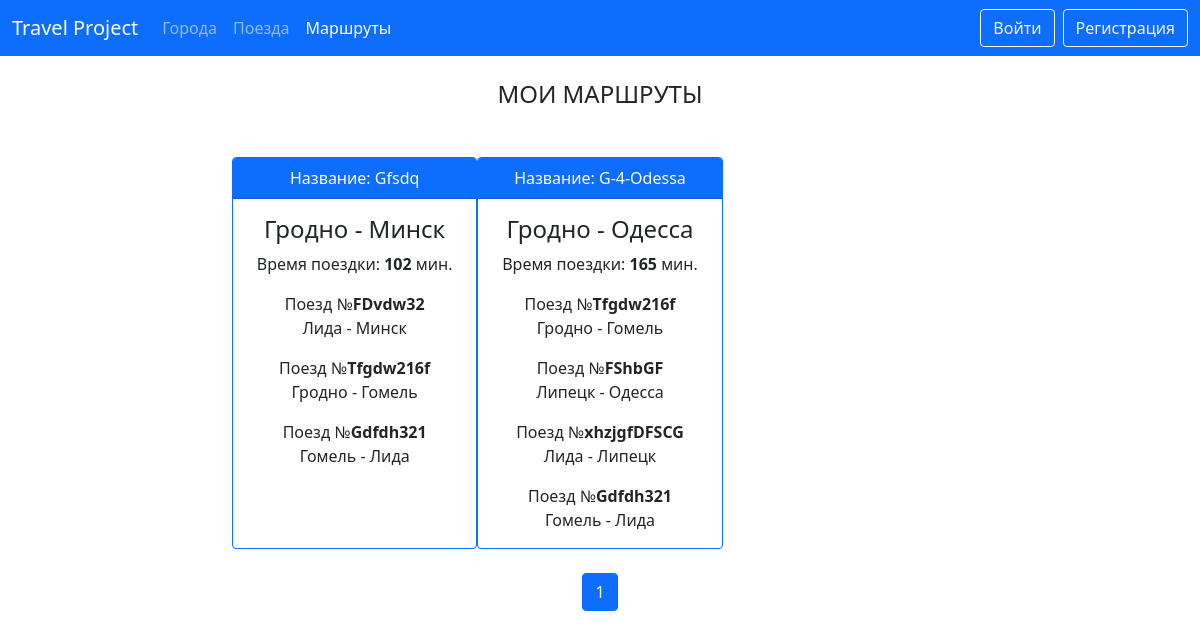
Page /list/ on the committed database.
### routes/models.py (models this page shows, shortened)
class Route(models.Model):
    name = models.CharField(max_length=50, unique=True,
                            verbose_name='Название маршрута')
    travel_time_total = models.PositiveSmallIntegerField(verbose_name='Общее время в пути')
    from_city = models.ForeignKey('cities.City', related_name='from_city_total_set',
                                  on_delete=models.CASCADE, verbose_name='Из какого города',
                                  null=True, blank=True
                                  )
    to_city = models.ForeignKey('cities.City', related_name='to_city_total_set',
                                on_delete=models.CASCADE, verbose_name='В какой город',
                                null=True, blank=True
                                )
    trains = models.ManyToManyField('trains.Train', verbose_name='Поезда в маршруте')
    class Meta:
        verbose_name = 'Маршрут'
        verbose_name_plural = 'Маршруты'
        ordering = ['travel_time_total']

### cities/models.py (models this page shows)
class City(models.Model):
    name = models.CharField(max_length=40, unique=True, verbose_name='Название города')
    def __str__(self):
        return self.name
    class Meta:
        verbose_name = 'Город'
        verbose_name_plural = 'Города'
        ordering = ['name', ]

### trains/models.py (models this page shows, shortened)
class Train(models.Model):
    name = models.CharField(max_length=50, unique=True,
                            verbose_name='Название поезда')
    travel_time = models.PositiveSmallIntegerField(verbose_name='Время в пути')
    from_city = models.ForeignKey(City, related_name='from_city_set',
                                  on_delete=models.CASCADE, verbose_name='Из какого города',
                                  null=True, blank=True
                                  )
    to_city = models.ForeignKey(City, related_name='to_city_set',
                                on_delete=models.CASCADE, verbose_name='В какой город',
                                null=True, blank=True
                                )
    class Meta:
        verbose_name = 'Поезд'
        verbose_name_plural = 'Поезда'
        ordering = ['travel_time']

### routes/views.py (the view)
# urls.py: path('list/', RouteListView.as_view(), name='routes_list'),
class RouteListView(ListView):
    paginate_by = 9
    model = Route
    template_name = 'routes/list.html'

### routes/templates/routes/list.html (shortened to what this page needs)
{% extends 'base.html' %}
{% block bodydata %}
    <h4 class="my-4 text-center">МОИ МАРШРУТЫ</h4>
    <div class='row row-cols-md-4 g-0'>
        {% for item in page_obj %}
            <div class="card border-primary mt-4 mx-0 col-md-4">
                <div class="card-header bg-primary text-white text-center">
                    Название: {{ item.name }}
                </div>
                <div class="card-body">
                    <h4 class="card-title text-center">
                        {{ item.from_city }} - {{ item.to_city }}<br>
                    </h4>
                    <p class="card-text text-center">
                        Время поездки: <strong>{{ item.travel_time_total }}</strong> мин.
                    </p>
                    {% for train in item.trains.all %}
                        <p class="card-text text-center">
                            Поезд №<strong>{{ train.name }}</strong><br>
                            {{ train.from_city }} - {{ train.to_city }}
                        </p>
                    {% endfor %}
                </div>
            </div>
        {% endfor %}
    </div>
    <div class="pagination justify-content-center my-4">
        <li class="page-item active" aria-current="page">
            <a class="page-link" href="">{{ page_obj.number }}</a>
        </li>
    </div>
{% endblock %}

### rows in the picture
Route: name "Gfsdq", from_city "Гродно", to_city "Минск", travel_time_total "102"
Train: name "FDvdw32", from_city "Лида", to_city "Минск"
Train: name "Tfgdw216f", from_city "Гродно", to_city "Гомель"
Train: name "Gdfdh321", from_city "Гомель", to_city "Лида"
Route: name "G-4-Odessa", from_city "Гродно", to_city "Одесса", travel_time_total "165"
Train: name "FShbGF", from_city "Липецк", to_city "Одесса"
Train: name "xhzjgfDFSCG", from_city "Лида", to_city "Липецк"

### other values in the picture
{{ page_obj.number }} "1"
